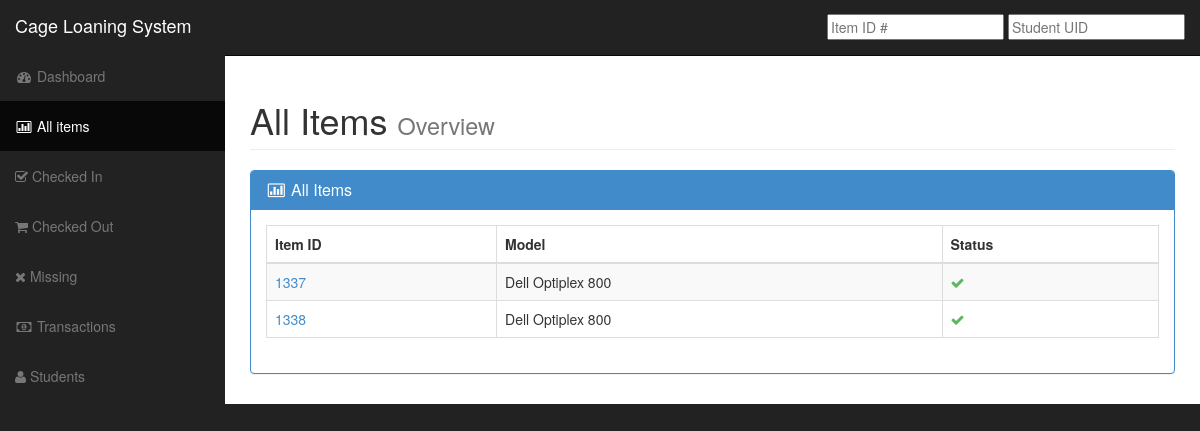
Page /all/ on the committed database.
### cageInventory/models.py (models this page shows, shortened)
class Item(models.Model):
	status = models.NullBooleanField(default=True)
	id_num = models.CharField(max_length=20,null=True,blank=True)
	model = models.ForeignKey(Model)

class Model(models.Model):
	mfr = models.ForeignKey(Mfr)
	model_name = models.CharField(max_length=100)
	value = models.IntegerField(null=True,blank=True)
	def __str__(self):
		return str(self.mfr) + " " + str(self.model_name)

class Mfr(models.Model):
	name = models.CharField(max_length=100)
	def __str__(self):
		return str(self.name)

### cageInventory/views.py (the view)
# urls.py: url(r'^all/$','cageInventory.views.all_view'),
def all_view(request):
	if request.is_ajax():
		t = loader.get_template('cageInventory/all_view_ajax.html')
		c = Context({'items':Item.objects.all()})
		rendered = t.render(c)
		return HttpResponse(json.dumps({'rendered':str(rendered)}))
	return render_to_response('cageInventory/all_view.html',{'items':Item.objects.all()})

### templates/cageInventory/all_view.html
{% extends 'cageInventory/base.html' %}
{% block allactive %}
class="active"
{% endblock %}
{% block content %}
<div class="row">
    <div class="col-lg-12">
        <h1 class="page-header">
            All Items <small>Overview</small>
        </h1>
    </div>
</div>
<div class="row">
    <div class="col-lg-12">
        <div class="panel panel-primary">
            <div class="panel-heading">
                <h3 class="panel-title"><i class="fa fa-fw fa-bar-chart-o"></i> All Items</h3>
            </div>
            <div class="panel-body">
                <div class="table-responsive">
                    <table class="table table-bordered table-hover table-striped">
                        <thead>
                            <tr>
                                <th>Item ID</th>
                                <th>Model </th>
                                <th>Status </th>
                            </tr>
                        </thead>
                        <tbody>
                            {% for item in items %}
                            <tr>
                                <td><a href="/item/{{item.id}}/">{{item.id_num}}</a></td>
                                <td>{{item.model}}</td>
                                <td>{% if item.status == True %}<i style="color:#5cb85c" class="fa fa-check"></i>{% elif item.status == False %}<i style='color: #f0ad4e;'class="fa fa-shopping-cart"></i>{% else %}<i style='color: #d9534f;' class="fa fa-times"></i>{% endif %}</td>
                            </tr>
                            {% empty %}
                            <tr>
                            <td colspan="5">No items have been added to the inventory. See the
                            <a href="/admin/">Admin</a> page to add some!</td>
                            </tr>
                            {% endfor %}
                        </tbody>
                    </table>
                </div>
            </div>
        </div>
    </div>
</div>
{% endblock %}

### static/css/sb-admin.css (style rules this page uses)
body { margin-top: 100px; background-color: #222; }
@media (min-width:768px) { body { margin-top: 50px; } }

### rows in the picture
Item: id_num "1337", model "Dell Optiplex 800", status True (drawn)
Item: id_num "1338", model "Dell Optiplex 800", status True (drawn)
